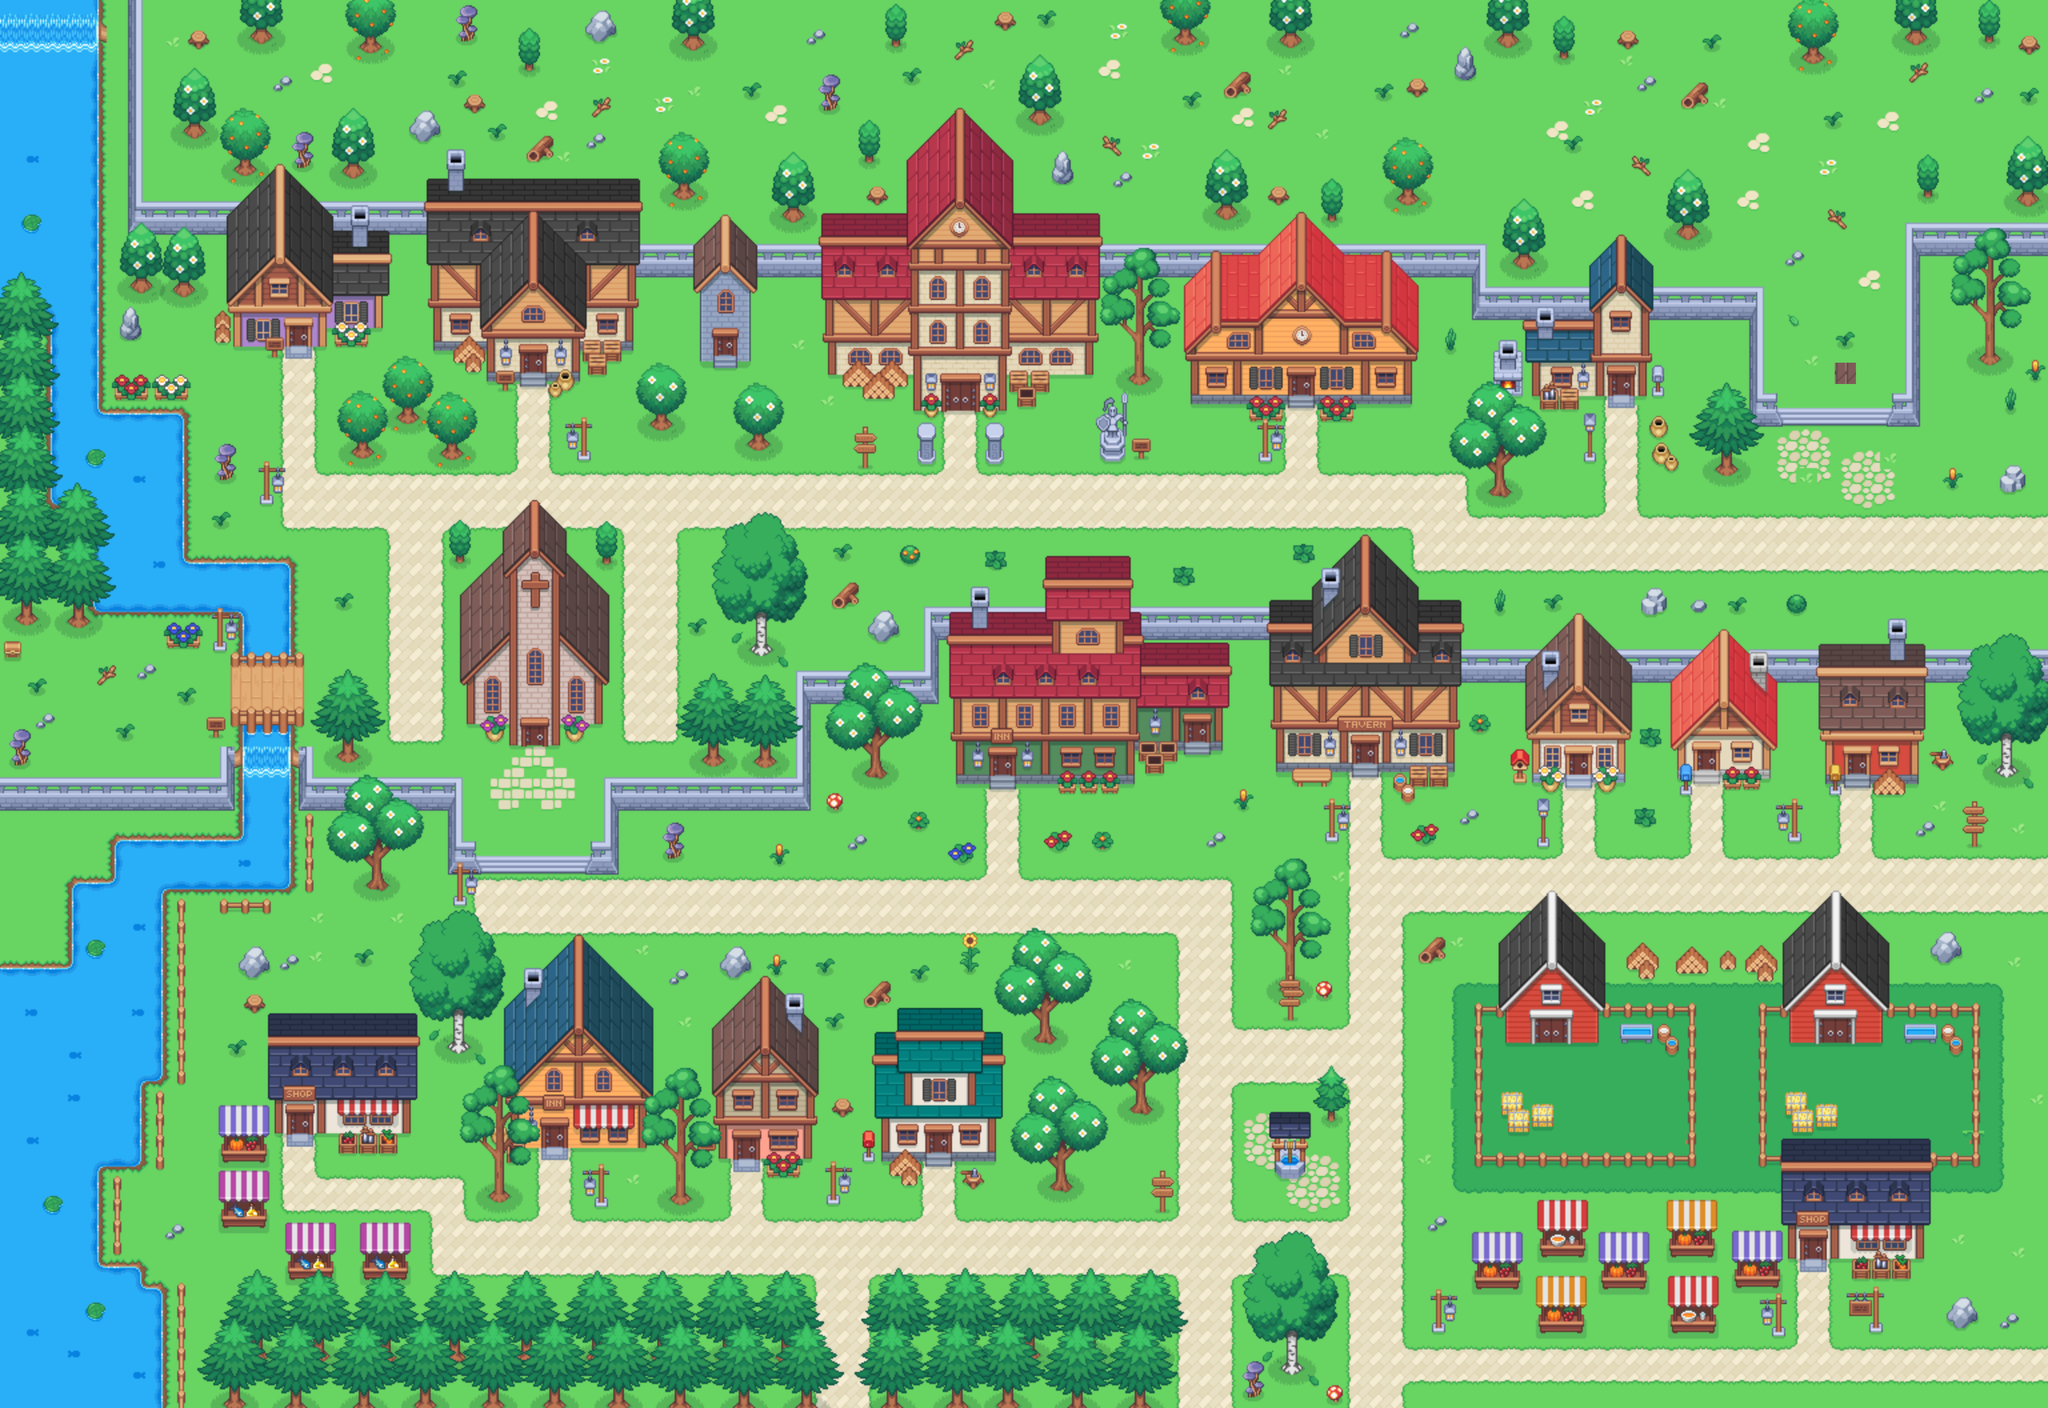

Below is a game level as drawn by its tile map, then a one-line description and the .tmx that defines it (tile-layer data replaced by summaries):
An orthogonal 96x66 tile map with 32x32 px tiles, 2 tile layers (bgtiles, objmap).

<map version="1.10" tiledversion="1.11.1.1" orientation="orthogonal" renderorder="right-down" width="96" height="66" tilewidth="32" tileheight="32" infinite="0" nextlayerid="3" nextobjectid="1">
 <tileset firstgid="1" name="towntilesheet" tilewidth="32" tileheight="32" tilecount="6432" columns="96">
  <image source="tilesheet/towntilesheet.png" width="3072" height="2144" />
 </tileset>
 <layer id="2" name="bgtiles" width="96" height="66">
  <data>[6336 cells, 6336 non-empty, 6336 distinct tile ids]</data>
 </layer>
 <layer id="1" name="objmap" width="96" height="66">
  <data>[6336 cells, 5361 non-empty, 3 distinct tile ids]</data>
 </layer>
</map>